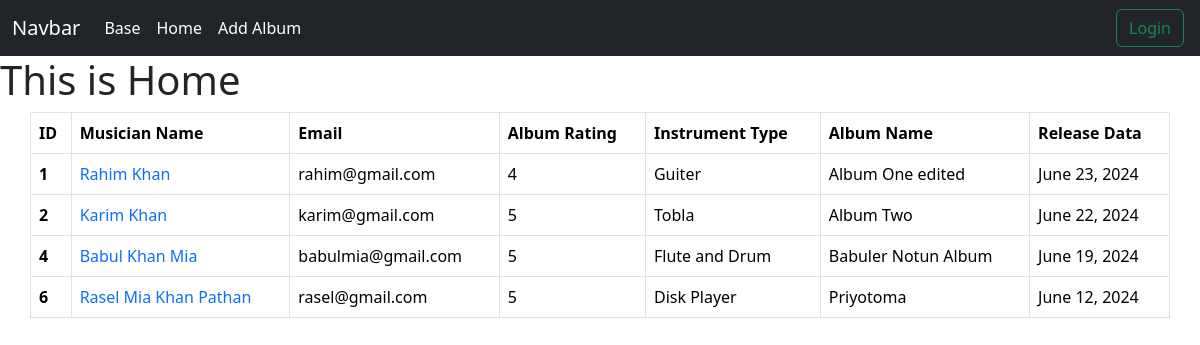
The page / on the database its author committed.
### album/models.py (models this page shows, shortened)
class Album(models.Model):
    album_name = models.CharField(max_length=100)
    musician = models.ForeignKey(Musician, on_delete=models.CASCADE)
    release_date = models.DateField()
    rating = models.IntegerField()

### musician/models.py (models this page shows, shortened)
class Musician(AbstractUser):
    phone_number = models.CharField(max_length=12)
    instrument_type = models.CharField(max_length=120)

### musicians_directory/views.py (the view)
# urls.py: 2. Add a URL to urlpatterns:  path('', views.home, name='home')
def home(request):
    all_allbum = Album.objects.all()
    return render(request,'home.html',{'data':all_allbum})

### templates/home.html (shortened to what this page needs)
{% extends 'base.html' %}
{% load static %}
{% block extra_css %}
<link rel="stylesheet" href="{% static './css/style.css' %}">
{% endblock extra_css %}
{% block content %}
<h1>This is Home</h1>
    {% if data %}
    <table class="table table-bordered container">
    <thead>
        <tr>
            <th scope="col">ID</th>
            <th scope="col">Musician Name</th>
            <th scope="col">Email</th>
            <th scope="col">Album Rating</th>
            <th scope="col">Instrument Type</th>
            <th scope="col">Album Name</th>
            <th scope="col">Release Data</th>
        </tr>
    </thead>
    <tbody>
        {% for album in data %}
        <tr>
            <th scope="row">{{album.id}}</th>
            <td>
                <a href="{% url 'edit_musician' album.musician.id %}" class="text-decoration-none">
                    {{album.musician.first_name}} {{album.musician.last_name}}
                </a>
            </td>
            <td>{{album.musician.email}}</td>
            <td>{{album.rating}}</td>
            <td>{{album.musician.instrument_type}}</td>
            <td>{{album.album_name}}</td>
            <td>{{album.release_date}}</td>
        </tr>
        {% endfor %}
    </tbody>
</table>
    {% else %}
    <h4>No Data Available</h4>
    {% endif %}
{% endblock content %}

### templates/base.html (shortened to what this page needs)
<!DOCTYPE html>
<html lang="en">
<head>
    {% block extra_css %}
    {% endblock extra_css %}
    <link href="https://cdn.jsdelivr.net/npm/bootstrap@5.3.3/dist/css/bootstrap.min.css" rel="stylesheet"
>
</head>
<body>
    <nav class="navbar navbar-expand-md bg-dark" data-bs-theme="dark">
        <div class="container-fluid">
            <a class="navbar-brand" href="#">Navbar</a>
            <div class="collapse navbar-collapse" id="navbarNav">
                <ul class="navbar-nav me-auto  mb-lg-0">
                    <li class="nav-item">
                        <a class="nav-link active" aria-current="page" href="{% url 'base' %}">Base</a>
                    </li>
                    <li class="nav-item">
                        <a class="nav-link active" aria-current="page" href="{% url 'homepage' %}">Home</a>
                    </li>
                    <li class="nav-item">
                        <a class="nav-link active" href="{% url 'add_album' %}">Add Album</a>
                    </li>
                </ul>
                <div class="d-flex">
                    {% if user.is_authenticated %}
                    <a class="btn btn-outline-primary mx-1" href="{% url 'profile' %}">Profile</a>
                    <a class="btn btn-outline-info mx-1" href="{% url 'register' %}" >Create Musician</a>
                    <a class="btn btn-outline-danger mx-1" href="{% url 'logout' %}">Logout</a>
                    {% else %}
                    <a class="btn btn-outline-success mx-1" href="{% url 'login' %}">Login</a>
                    {% endif %}
                </div>
            </div>
        </div>
    </nav>
    {% block content %}{% endblock content %}
</body>
</html>

### rows shown on the page
Album: id "1", musician.first_name "Rahim", musician.last_name "Khan", musician.email "rahim@gmail.com", rating "4", musician.instrument_type "Guiter", album_name "Album One edited", release_date "June 23, 2024"
Album: id "2", musician.first_name "Karim", musician.last_name "Khan", musician.email "karim@gmail.com", rating "5", musician.instrument_type "Tobla", album_name "Album Two", release_date "June 22, 2024"
Album: id "4", musician.first_name "Babul", musician.last_name "Khan Mia", musician.email "babulmia@gmail.com", rating "5", musician.instrument_type "Flute and Drum", album_name "Babuler Notun Album", release_date "June 19, 2024"
Album: id "6", musician.first_name "Rasel", musician.last_name "Mia Khan Pathan", musician.email "rasel@gmail.com", rating "5", musician.instrument_type "Disk Player", album_name "Priyotoma", release_date "June 12, 2024"
